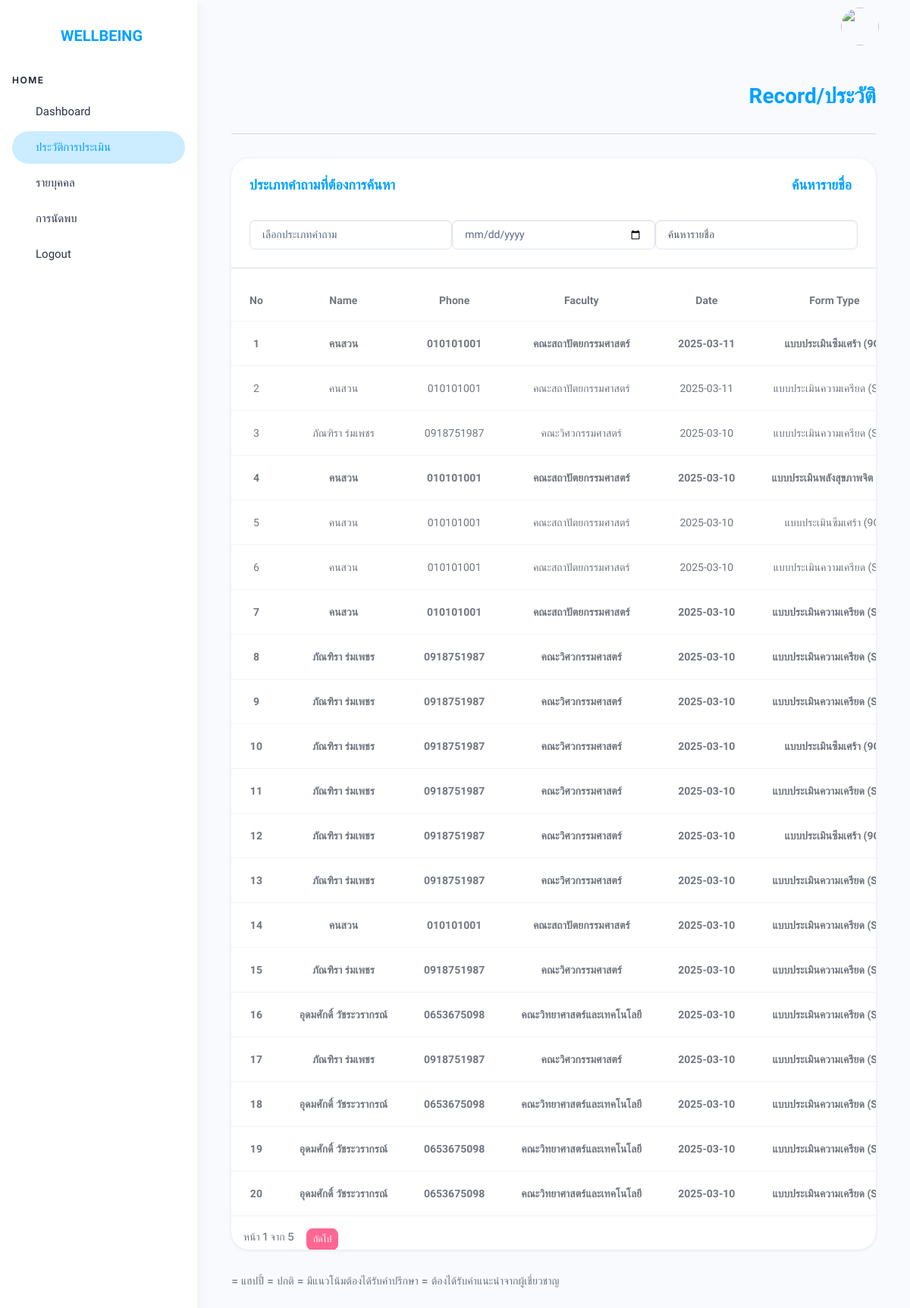
Page /src/php/recordmain.php on the committed database.
### tables this page shows
CREATE TABLE `save_data` (
  `id` int(11) NOT NULL,
  `interpre_level` varchar(255) NOT NULL,
  `interpre_color` varchar(255) NOT NULL,
  `score` int(11) DEFAULT NULL,
  `viewed` smallint(6) NOT NULL DEFAULT 0,
  `readed` smallint(6) NOT NULL DEFAULT 0,
  `formtype_id` int(11) DEFAULT NULL,
  `acc_id` int(11) DEFAULT NULL,
  `status_id` int(11) DEFAULT NULL,
  `createdAt` datetime NOT NULL,
  `updatedAt` datetime NOT NULL
);

CREATE TABLE `acc_user` (
  `id` int(11) NOT NULL,
  `email` varchar(255) NOT NULL,
  `name` varchar(255) DEFAULT NULL,
  `id_student` varchar(255) DEFAULT NULL,
  `birthday` date DEFAULT NULL,
  `gender` enum('ชาย','หญิง','LGBTQIAN+') DEFAULT NULL,
  `faculty` varchar(255) DEFAULT NULL,
  `phone` varchar(255) DEFAULT NULL,
  `createdAt` datetime NOT NULL,
  `updatedAt` datetime NOT NULL
);

CREATE TABLE `form_type` (
  `id` int(11) NOT NULL,
  `nameType` varchar(255) NOT NULL,
  `createdAt` datetime NOT NULL,
  `updatedAt` datetime NOT NULL,
  `max_score` int(11) NOT NULL,
  `min_score` int(11) NOT NULL,
  `nameTypeEng` varchar(255) DEFAULT NULL,
  `type` int(11) DEFAULT NULL
);

### src/php/recordmain.php (the view, shortened to what this page needs)
<?php
require 'connect.php';
$itemsPerPage = 20;
$page = isset($_GET['page']) ? (int) $_GET['page'] : 1;
$offset = ($page - 1) * $itemsPerPage;
$sql = "SELECT s.id, s.acc_id, a.name, a.phone, a.faculty, s.createdAt, f.nameType, s.score, s.viewed
FROM save_data s
JOIN acc_user a ON s.acc_id = a.id
JOIN form_type f ON s.formtype_id = f.id
ORDER BY s.createdAt DESC
LIMIT :limit OFFSET :offset";
$stmt = $conn->prepare($sql);
$stmt->bindParam(':limit', $itemsPerPage, PDO::PARAM_INT);
$stmt->bindParam(':offset', $offset, PDO::PARAM_INT);
$stmt->execute();
$result = $stmt->fetchAll(PDO::FETCH_ASSOC);
$totalSql = "SELECT COUNT(*) FROM save_data";
$totalStmt = $conn->query($totalSql);
$totalRows = $totalStmt->fetchColumn();
$totalPages = ceil($totalRows / $itemsPerPage);
?>
<!doctype html>
<html lang="en">
<head>
    <link rel="stylesheet" href="../assets/css/styles.min.css" />
    <link rel="stylesheet" href="../assets/css/addQ.css" />
    <link rel="stylesheet" href="../assets/css/notification.css" />
    <link rel="stylesheet" href="https://cdn.jsdelivr.net/npm/sweetalert2@11/dist/sweetalert2.min.css">
</head>
<body>
    <div class="page-wrapper" id="main-wrapper" data-layout="vertical" data-navbarbg="skin6" data-sidebartype="full"
        data-sidebar-position="fixed" data-header-position="fixed">
        <?php include 'sidebar.php'; ?>
        <div class="body-wrapper">
            <?php include 'header.php'; ?>
            <div class="body-wrapper-inner">
                <div class="container-fluid">
                    <h2 class="head-topic text-primary pb-3">Record/ประวัติ</h2>
                    <hr class="p-md-2">
                    <div class="row">
                        <div class="col-lg-12 d-flex align-items-stretch">
                            <div class="card w-100 overflow-hidden">
                                <div class="card-body pb-0 d-flex align-items-center justify-content-between mb-2">
                                    <h4 class="fs- mb-1 card-title text-primary me-2">ประเภทคำถามที่ต้องการค้นหา
                                    </h4>
                                    <h4 class="fs- mb-1 card-title text-primary me-2">ค้นหารายชื่อ</h4>
                                </div>
                                <div class="card-body pb-0 d-flex align-items-center justify-content-between mb-2">
                                    <select id="filterType" class="form-control option w-40">
                                        <option value="">เลือกประเภทคำถาม</option>
                                    </select>
                                    <input type="date" id="filterDate" class="form-control w-20">
                                    <input type="text" id="searchInput" class="form-control w-20"
                                        placeholder="ค้นหารายชื่อ">
                                </div>
                                <hr>
                                <div data-simplebar class="position-relative">
                                    <div id="searchResult" class="table-responsive products-tabel" data-simplebar>
                                        <table class="table text-nowrap mb-0 align-middle table-hover">
                                            <thead class="fs-4">
                                                <tr>
                                                    <th class="fs-3">No</th>
                                                    <th class="fs-3">Name</th>
                                                    <th class="fs-3">Phone</th>
                                                    <th class="fs-3">Faculty</th>
                                                    <th class="fs-3">Date</th>
                                                    <th class="fs-3">Form Type</th>
                                                </tr>
                                            </thead>
                                            <tbody>
                                                <?php $count = $offset + 1;
                                                if (!empty($result)): ?>
                                                    <?php foreach ($result as $row): ?>
                                                        <tr class="<?= $row['viewed'] == 0 ? 'not-viewed' : '' ?>">
                                                            <td><?= htmlspecialchars($count++); ?></td>
                                                            <td><?= htmlspecialchars($row['name']); ?></td>
                                                            <td><?= htmlspecialchars($row['phone']); ?></td>
                                                            <td><?= htmlspecialchars($row['faculty']); ?></td>
                                                            <td><?= date('Y-m-d', strtotime($row['createdAt'])); ?></td>
                                                            <td><?= htmlspecialchars($row['nameType']); ?></td>
                                                        </tr>
                                                    <?php endforeach; ?>
                                                <?php else: ?>
                                                    <tr>
                                                        <td colspan="9" class="text-center">ไม่มีข้อมูล</td>
                                                    </tr>
                                                <?php endif; ?>
                                            </tbody>
                                        </table>
                                        <div class="pagination text-center mt-3">
                                            <span class="mx-3">หน้า <?= $page ?> จาก <?= $totalPages ?></span>
                                            <?php if ($page < $totalPages): ?>
                                                <a href="?page=<?= $page + 1 ?>" class="btn btn-danger btn-sm">ถัดไป</a>
                                            <?php endif; ?>
                                        </div>
                                    </div>
                                </div>
                            </div>
                        </div>
                        <div class="discription">
                            <span> = แฮปปี้</span>
                            <span> = ปกติ</span>
                            <span> = มีแนวโน้มต้องได้รับคำปรึกษา</span>
                            <span> = ต้องได้รับคำแนะนำจากผู้เชี่ยวชาญ</span>
                        </div>
                    </div>
                </div>
            </div>
        </div>
    </div>
</body>
</html>

### src/assets/css/addQ.css (style rules this page uses)
.head-topic { text-align: end; }
td { text-align: center; }

### src/php/recordmain.php (style rules this page uses)
.not-viewed { color: rgba(186, 40, 235, 0.5) !important; font-weight: bold; }

### rows in the picture
save_data: acc.name "คนสวน", acc.phone "010101001", acc.faculty "คณะสถาปัตยกรรมศาสตร์", createdAt "2025-03-11", formtype.nameType "แบบประเมินซึมเศร้า…"
save_data: acc.name "คนสวน", acc.phone "010101001", acc.faculty "คณะสถาปัตยกรรมศาสตร์", createdAt "2025-03-11", formtype.nameType "แบบประเมินความเครียด…"
save_data: acc.name "ภัณฑิรา ร่มเพชร", acc.phone "0918751987", acc.faculty "คณะวิศวกรรมศาสตร์", createdAt "2025-03-10", formtype.nameType "แบบประเมินความเครียด…"
save_data: acc.name "คนสวน", acc.phone "010101001", acc.faculty "คณะสถาปัตยกรรมศาสตร์", createdAt "2025-03-10", formtype.nameType "แบบประเมินพลังสุขภาพจิต…"
save_data: acc.name "คนสวน", acc.phone "010101001", acc.faculty "คณะสถาปัตยกรรมศาสตร์", createdAt "2025-03-10", formtype.nameType "แบบประเมินซึมเศร้า…"
save_data: acc.name "คนสวน", acc.phone "010101001", acc.faculty "คณะสถาปัตยกรรมศาสตร์", createdAt "2025-03-10", formtype.nameType "แบบประเมินความเครียด…"
save_data: acc.name "คนสวน", acc.phone "010101001", acc.faculty "คณะสถาปัตยกรรมศาสตร์", createdAt "2025-03-10", formtype.nameType "แบบประเมินความเครียด…"
save_data: acc.name "ภัณฑิรา ร่มเพชร", acc.phone "0918751987", acc.faculty "คณะวิศวกรรมศาสตร์", createdAt "2025-03-10", formtype.nameType "แบบประเมินความเครียด…"
save_data: acc.name "ภัณฑิรา ร่มเพชร", acc.phone "0918751987", acc.faculty "คณะวิศวกรรมศาสตร์", createdAt "2025-03-10", formtype.nameType "แบบประเมินความเครียด…"
save_data: acc.name "ภัณฑิรา ร่มเพชร", acc.phone "0918751987", acc.faculty "คณะวิศวกรรมศาสตร์", createdAt "2025-03-10", formtype.nameType "แบบประเมินซึมเศร้า…"
save_data: acc.name "ภัณฑิรา ร่มเพชร", acc.phone "0918751987", acc.faculty "คณะวิศวกรรมศาสตร์", createdAt "2025-03-10", formtype.nameType "แบบประเมินความเครียด…"
save_data: acc.name "ภัณฑิรา ร่มเพชร", acc.phone "0918751987", acc.faculty "คณะวิศวกรรมศาสตร์", createdAt "2025-03-10", formtype.nameType "แบบประเมินซึมเศร้า…"
save_data: acc.name "ภัณฑิรา ร่มเพชร", acc.phone "0918751987", acc.faculty "คณะวิศวกรรมศาสตร์", createdAt "2025-03-10", formtype.nameType "แบบประเมินความเครียด…"
save_data: acc.name "คนสวน", acc.phone "010101001", acc.faculty "คณะสถาปัตยกรรมศาสตร์", createdAt "2025-03-10", formtype.nameType "แบบประเมินความเครียด…"
save_data: acc.name "ภัณฑิรา ร่มเพชร", acc.phone "0918751987", acc.faculty "คณะวิศวกรรมศาสตร์", createdAt "2025-03-10", formtype.nameType "แบบประเมินความเครียด…"
save_data: acc.name "อุดมศักดิ์ วัชระวรากรณ์", acc.phone "0653675098", acc.faculty "คณะวิทยาศาสตร์และเทคโนโลยี", createdAt "2025-03-10", formtype.nameType "แบบประเมินความเครียด…"
save_data: acc.name "ภัณฑิรา ร่มเพชร", acc.phone "0918751987", acc.faculty "คณะวิศวกรรมศาสตร์", createdAt "2025-03-10", formtype.nameType "แบบประเมินความเครียด…"
save_data: acc.name "อุดมศักดิ์ วัชระวรากรณ์", acc.phone "0653675098", acc.faculty "คณะวิทยาศาสตร์และเทคโนโลยี", createdAt "2025-03-10", formtype.nameType "แบบประเมินความเครียด…"
save_data: acc.name "อุดมศักดิ์ วัชระวรากรณ์", acc.phone "0653675098", acc.faculty "คณะวิทยาศาสตร์และเทคโนโลยี", createdAt "2025-03-10", formtype.nameType "แบบประเมินความเครียด…"
save_data: acc.name "อุดมศักดิ์ วัชระวรากรณ์", acc.phone "0653675098", acc.faculty "คณะวิทยาศาสตร์และเทคโนโลยี", createdAt "2025-03-10", formtype.nameType "แบบประเมินความเครียด…"

### other values in the picture
$page "1"
$totalPages "5"
